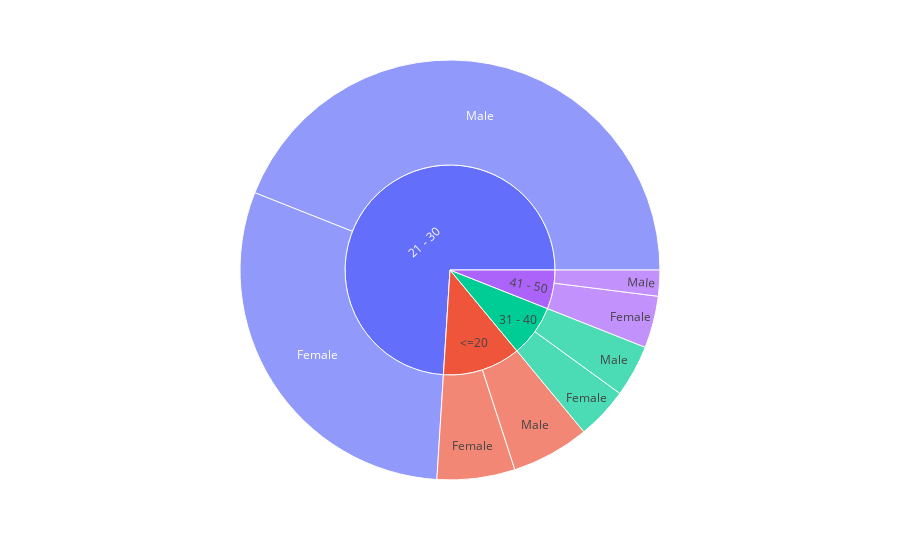

The notebook cell this image was saved under:
### Code cell
fig = px.sunburst(counts,
                  path =['Age', 'Sex'],
                  values = 'Counts',
                 )
fig.show()

### Figure 1 — Plotly figure (JSON) as saved in the notebook; plotly's stock layout.template omitted (floating-point values rounded to 4 significant figures)
{"data": [{"branchvalues": "total", "domain": {"x": [0, 1], "y": [0, 1]}, "hovertemplate": "labels=%{label}<br>Counts=%{value}<br>parent=%{parent}<br>id=%{id}<extra></extra>", "ids": ["21 - 30/Female", "31 - 40/Female", "41 - 50/Female", "<=20/Female", "21 - 30/Male", "31 - 40/Male", "41 - 50/Male", "<=20/Male", "21 - 30", "31 - 40", "41 - 50", "<=20"], "labels": ["Female", "Female", "Female", "Female", "Male", "Male", "Male", "Male", "21 - 30", "31 - 40", "41 - 50", "<=20"], "name": "", "parents": ["21 - 30", "31 - 40", "41 - 50", "<=20", "21 - 30", "31 - 40", "41 - 50", "<=20", "", "", "", ""], "values": [15, 2, 2, 3, 22, 2, 1, 3, 37, 4, 3, 6], "type": "sunburst"}], "layout": {"legend": {"tracegroupgap": 0}, "margin": {"t": 60}}}
